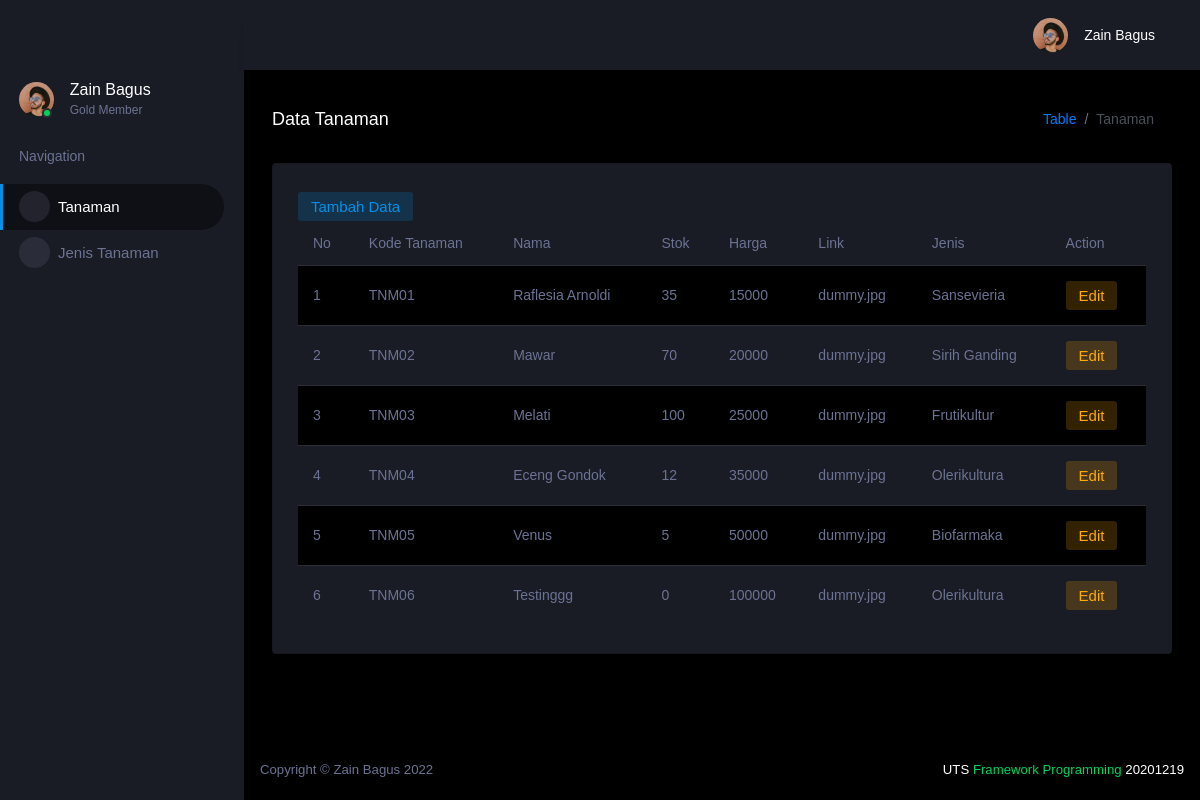
Screenshot of /uts/ with the database file from the repository.
### landingpage/models.py (models this page shows, shortened)
class Tanaman(models.Model):
    kodetanaman=models.CharField(max_length = 50)
    nama=models.CharField(max_length=50)
    stok=models.IntegerField()
    harga=models.BigIntegerField()
    link=models.CharField(max_length=150, blank=True)
    jenis_id=models.ForeignKey(JenisTanaman, on_delete=models.CASCADE,null=True)

class JenisTanaman(models.Model):
    nama=models.CharField(max_length=50)
    ket=models.TextField()

### landingpage/views.py (the view)
# urls.py: path('uts/',tanaman, name = 'tanaman'),
def tanaman(request):
    if request.POST:
        kodetanaman=request.POST['kodetanaman']
        nama=request.POST['nama']
        stok=request.POST['stok']
        harga=request.POST['harga']
        link=request.POST['link']
        query=Tanaman.objects.create(kodetanaman=kodetanaman, nama=nama, stok=stok, harga=harga, link=link)
        query.save()
        messages.success(request, "Berhasil Tambah Data")
        konteks={
            'tanaman': Tanaman.objects.all(),
        }
        return render(request, 'uts/index.html', konteks)
    else:
        tanaman=Tanaman.objects.all()
        konteks={
            'tanaman': tanaman,
        }
        return render(request,'uts/index.html',konteks)

### templates/uts/index.html (shortened to what this page needs)
{%load static%}
<!DOCTYPE html>
<html lang="en">
<head>
  <link rel="stylesheet" href="{% static 'assets/vendors/mdi/css/materialdesignicons.min.css' %}" />
  <link rel="stylesheet" href="{% static 'assets/vendors/css/vendor.bundle.base.css' %}" />
  <link rel="stylesheet" href="{% static 'assets/css/style.css' %}" />
  <link rel="stylesheet" href="{% static 'css/jquery.toast.min.css' %}" />
</head>
<body>
  <div class="container-scroller">
    <nav class="sidebar sidebar-offcanvas" id="sidebar">
      <ul class="nav">
        <li class="nav-item profile">
          <div class="profile-desc">
            <div class="profile-pic">
              <div class="count-indicator">
                <img class="img-xs rounded-circle" src="{% static 'assets/images/faces/face15.jpg' %}" alt="" />
                <span class="count bg-success"></span>
              </div>
              <div class="profile-name">
                <h5 class="mb-0 font-weight-normal">Zain Bagus</h5>
                <span>Gold Member</span>
              </div>
            </div>
            <a href="#" id="profile-dropdown" data-toggle="dropdown"><i class="mdi mdi-dots-vertical"></i></a>
          </div>
        </li>
        <li class="nav-item nav-category">
          <span class="nav-link">Navigation</span>
        </li>
        <li class="nav-item menu-items active">
          <a class="nav-link" href="{% url 'tanaman' %}">
            <span class="menu-icon">
              <i class="mdi mdi-table-large"></i>
            </span>
            <span class="menu-title">Tanaman</span>
          </a>
        </li>
        <li class="nav-item menu-items">
          <a class="nav-link" href="{% url 'jenis_tanaman' %}">
            <span class="menu-icon">
              <i class="mdi mdi-table-large"></i>
            </span>
            <span class="menu-title">Jenis Tanaman</span>
          </a>
        </li>
      </ul>
    </nav>
    <div class="container-fluid page-body-wrapper">
      <nav class="navbar p-0 fixed-top d-flex flex-row">
        <div class="navbar-menu-wrapper flex-grow d-flex align-items-stretch">
          <button class="navbar-toggler navbar-toggler align-self-center" type="button" data-toggle="minimize">
            <span class="mdi mdi-menu"></span>
          </button>
          <ul class="navbar-nav navbar-nav-right">
            <li class="nav-item dropdown">
              <a class="nav-link" id="profileDropdown" href="#" data-toggle="dropdown">
                <div class="navbar-profile">
                  <img class="img-xs rounded-circle" src="{% static 'assets/images/faces/face15.jpg' %}" alt="" />
                  <p class="mb-0 d-none d-sm-block navbar-profile-name">
                    Zain Bagus
                  </p>
                  <i class="mdi mdi-menu-down d-none d-sm-block"></i>
                </div>
              </a>
            </li>
          </ul>
        </div>
      </nav>
      <div class="main-panel">
        <div class="content-wrapper">
          <div class="page-header">
            <h3 class="page-title">Data Tanaman</h3>
            <nav aria-label="breadcrumb">
              <ol class="breadcrumb">
                <li class="breadcrumb-item"><a href="#">Table</a></li>
                <li class="breadcrumb-item active" aria-current="page">
                  Tanaman
                </li>
              </ol>
            </nav>
          </div>
          <div class="row">
            <div class="col-lg-12 grid-margin stretch-card">
              <div class="card">
                <div class="card-body">
                  <div class="table-responsive">
                    <button type="button" data-toggle="modal" data-target="#exampleModal" data-whatever="@mdo"
                      class="btn btn-inverse-primary">Tambah Data</button>
                    <table class="table table-striped">
                      <thead>
                        <tr>
                          <th>No</th>
                          <th>Kode Tanaman</th>
                          <th>Nama</th>
                          <th>Stok</th>
                          <th>Harga</th>
                          <th>Link</th>
                          <th>Jenis</th>
                          <th>Action</th>
                        </tr>
                      </thead>
                      <tbody>
                        {% for Tanaman in tanaman %}
                        <tr>
                          <td>{{forloop.counter}}</td>
                          <td>{{Tanaman.kodetanaman}}</td>
                          <td>{{Tanaman.nama}}</td>
                          <td>{{Tanaman.stok}}</td>
                          <td>{{Tanaman.harga}}</td>
                          <td>{{Tanaman.link}}</td>
                          <td>{{Tanaman.jenis_id.nama}}</td>
                          <td><button type="button" data-toggle="modal" data-target="#editModal{{forloop.counter}}" data-whatever="@mdo"
                            class="btn btn-inverse-warning">Edit</button></td>
                        </tr>
                        {% endfor %}
                      </tbody>
                    </table>
                  </div>
                </div>
              </div>
            </div>
          </div>
        </div>
      </div>
      <footer class="footer">
        <div class="d-sm-flex justify-content-center justify-content-sm-between">
          <span class="text-muted d-block text-center text-sm-left d-sm-inline-block">Copyright © Zain Bagus
            2022</span>
          <span class="float-none float-sm-right d-block mt-1 mt-sm-0 text-center">
            UTS
            <a href="#" target="_blank">Framework Programming</a> 20201219
          </span>
        </div>
      </footer>
    </div>
  </div>
</body>
</html>

### rows the page displays
Tanaman: kodetanaman "TNM01", nama "Raflesia Arnoldi", stok "35", harga "15000", link "dummy.jpg", jenis_id.nama "Sansevieria"
Tanaman: kodetanaman "TNM02", nama "Mawar", stok "70", harga "20000", link "dummy.jpg", jenis_id.nama "Sirih Ganding"
Tanaman: kodetanaman "TNM03", nama "Melati", stok "100", harga "25000", link "dummy.jpg", jenis_id.nama "Frutikultur"
Tanaman: kodetanaman "TNM04", nama "Eceng Gondok", stok "12", harga "35000", link "dummy.jpg", jenis_id.nama "Olerikultura"
Tanaman: kodetanaman "TNM05", nama "Venus", stok "5", harga "50000", link "dummy.jpg", jenis_id.nama "Biofarmaka"
Tanaman: kodetanaman "TNM06", nama "Testinggg", stok "0", harga "100000", link "dummy.jpg", jenis_id.nama "Olerikultura"
